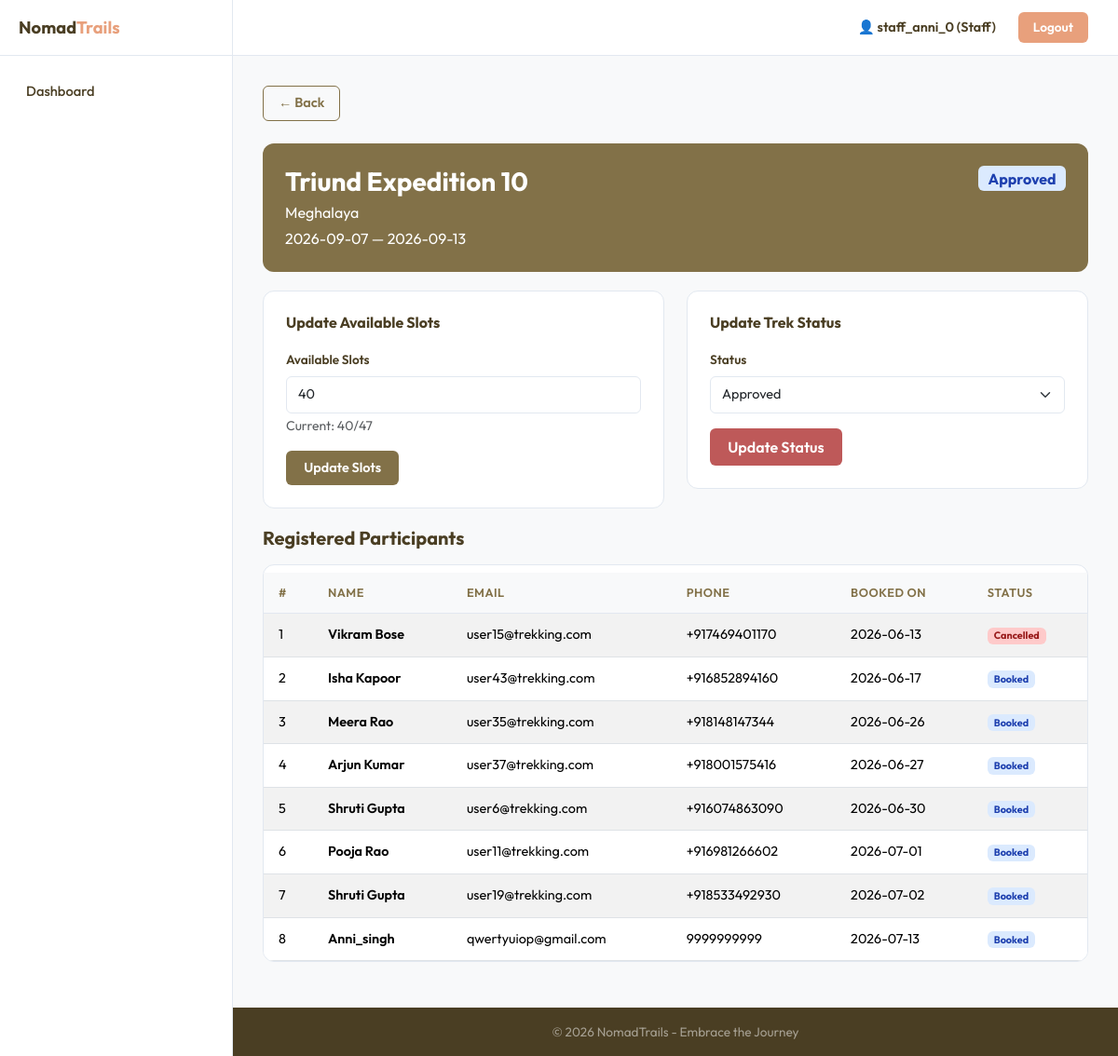
The page /staff/trek/10 (signed in) on the database its author committed.
### models.py (models this page shows, shortened)
class User(UserMixin, db.Model):
    __tablename__ = "users"
    id = db.Column(db.Integer, primary_key=True)
    username = db.Column(db.String(80), unique=True, nullable=False)
    email = db.Column(db.String(120), unique=True, nullable=False)
    password = db.Column(db.String(256), nullable=False)
    full_name = db.Column(db.String(120), nullable=False)
    phone = db.Column(db.String(20), default="")
    role = db.Column(db.String(10), nullable=False, default="user")  # admin, staff, user
    status = db.Column(db.String(15), nullable=False, default="active")  # active, blacklisted
    bio = db.Column(db.Text, default="")
    created_at = db.Column(db.DateTime, default=datetime.utcnow)
    bookings = db.relationship("Booking", backref="user", lazy=True)
    assigned_treks = db.relationship("Trek", backref="staff", lazy=True, foreign_keys="Trek.assigned_staff_id")

class Trek(db.Model):
    __tablename__ = "treks"
    id = db.Column(db.Integer, primary_key=True)
    name = db.Column(db.String(150), nullable=False)
    location = db.Column(db.String(150), nullable=False)
    difficulty = db.Column(db.String(10), nullable=False)  # Easy, Moderate, Hard
    duration_days = db.Column(db.Integer, nullable=False)
    total_slots = db.Column(db.Integer, nullable=False)
    available_slots = db.Column(db.Integer, nullable=False)
    assigned_staff_id = db.Column(db.Integer, db.ForeignKey("users.id"), nullable=True)
    status = db.Column(db.String(15), nullable=False, default="Pending")  # Pending, Approved, Open, Closed, Completed
    start_date = db.Column(db.String(20), nullable=True)
    end_date = db.Column(db.String(20), nullable=True)
    description = db.Column(db.Text, default="")
    price = db.Column(db.Float, default=0)
    altitude = db.Column(db.String(50), default="")
    created_at = db.Column(db.DateTime, default=datetime.utcnow)
    bookings = db.relationship("Booking", backref="trek", lazy=True)

class Booking(db.Model):
    __tablename__ = "bookings"
    id = db.Column(db.Integer, primary_key=True)
    user_id = db.Column(db.Integer, db.ForeignKey("users.id"), nullable=False)
    trek_id = db.Column(db.Integer, db.ForeignKey("treks.id"), nullable=False)
    booking_date = db.Column(db.DateTime, default=datetime.utcnow)
    status = db.Column(db.String(15), nullable=False, default="Booked")  # Booked, Cancelled, Completed
    notes = db.Column(db.Text, default="")

### routes/staff.py (the view, shortened to what this page needs)
@staff_controller.route("/trek/<int:tid>", methods=["GET", "POST"])
def staff_trek_detail(tid):
    if "user_id" not in session:
        flash("Please log in first.", "warning")
        return redirect(get_url("auth.index"))
    if session.get("role") != "staff":
        flash("Access denied.", "danger")
        return redirect(get_url("auth.index"))
    trek = db.session.query(Trek).filter_by(id=tid, assigned_staff_id=session["user_id"]).first()
    if not trek:
        flash("Trek not found or not assigned to you.", "danger")
        return redirect(get_url("staff.staff_dashboard"))
    participants = (
        db.session.query(Booking, User)
        .join(User, Booking.user_id == User.id)
        .filter(Booking.trek_id == tid)
        .order_by(Booking.booking_date).all()
    )
    return render("staff/trek_detail.html", trek=trek, participants=participants)

### app.py (called while the page is built)
@app.before_request
def before_request():
    g.user = None
    if "user_id" in session:
        g.user = db.session.query(User).get(session["user_id"])

### templates/staff/trek_detail.html (shortened to what this page needs)
{% extends "base.html" %}
{% block content %}
<div class="section-title-box">
  <a href="{{ url_for('staff.staff_dashboard') }}" class="btn btn-outline-custom btn-sm mb-2">← Back</a>
</div>
<div class="trek-detail-banner">
  <div class="d-flex justify-content-between align-items-start">
    <div>
      <h3>{{ trek.name }}</h3>
      <p class="mb-1">{{ trek.location }}</p>
      <p class="mb-0">{{ trek.start_date or 'TBD' }} — {{ trek.end_date or 'TBD' }}</p>
    </div>
    <span class="badge badge-{{ trek.status|lower }} fs-6">{{ trek.status }}</span>
  </div>
</div>
<div class="row g-4 mb-3 pb-1">
  <div class="col-md-6">
    <div class="input-panel">
      <h6 class="fw-bold mb-3">Update Available Slots</h6>
      <form method="POST" action="{{ url_for('staff.staff_trek_detail', tid=trek.id) }}">
        <div class="mb-3">
          <label class="form-label" for="available_slots">Available Slots</label>
          <input type="number" class="form-control" id="available_slots" name="available_slots"
                 value="{{ trek.available_slots }}" min="0" required>
          <small class="text-muted">Current: {{ trek.available_slots }}/{{ trek.total_slots }}</small>
        </div>
        <button type="submit" class="btn btn-primary-custom">Update Slots</button>
      </form>
    </div>
  </div>
  <div class="col-md-6">
    <div class="input-panel">
      <h6 class="fw-bold mb-3">Update Trek Status</h6>
      <form method="POST" action="{{ url_for('staff.staff_trek_detail', tid=trek.id) }}">
        <div class="mb-3">
          <label class="form-label" for="status">Status</label>
          <select class="form-select" id="status" name="status">
            {% for st in ['Pending','Approved','Open','Closed','Completed'] %}
            <option value="{{ st }}" {% if trek.status==st %}selected{% endif %}>{{ st }}</option>
            {% endfor %}
          </select>
        </div>
        <button type="submit" class="btn btn-accent">Update Status</button>
      </form>
    </div>
  </div>
</div>
<h5 class="fw-bold mb-3">Registered Participants</h5>
<div class="data-panel">
  <div class="table-responsive">
    <table class="table table-striped table-hover mt-2">
      <thead><tr><th>#</th><th>Name</th><th>Email</th><th>Phone</th><th>Booked On</th><th>Status</th></tr></thead>
      <tbody>
      {% for booking, user in participants %}
      <tr>
        <td>{{ loop.index }}</td>
        <td class="fw-semibold">{{ user.full_name }}</td>
        <td>{{ user.email }}</td>
        <td>{{ user.phone or '—' }}</td>
        <td>{{ booking.booking_date.strftime('%Y-%m-%d') if booking.booking_date else '-' }}</td>
        <td><span class="badge badge-{{ booking.status|lower }}">{{ booking.status }}</span></td>
      </tr>
      {% else %}
      <tr><td colspan="6" class="text-center text-muted py-4">No participants yet</td></tr>
      {% endfor %}
      </tbody>
    </table>
  </div>
</div>
{% endblock %}

### templates/base.html (shortened to what this page needs)
<!DOCTYPE html>
<html lang="en">
<head>
  <link href="https://cdn.jsdelivr.net/npm/bootstrap@5.3.3/dist/css/bootstrap.min.css" rel="stylesheet">
  <link href="/css/style.css" rel="stylesheet">
</head>
<body>
  {% if session.get('user_id') %}
  <div class="app-layout">
    <nav class="sidebar">
      <div class="sidebar-brand">
        <a href="{{ url_for('auth.index') }}">Nomad<span>Trails</span></a>
      </div>
      <ul class="sidebar-nav">
        {% if session.get('role') == 'admin' %}
        <li><a href="{{ url_for('admin.admin_dashboard') }}">Dashboard</a></li>
        <li><a href="{{ url_for('admin.admin_treks') }}">Treks</a></li>
        <li><a href="{{ url_for('admin.admin_staff') }}">Staff</a></li>
        <li><a href="{{ url_for('admin.admin_users') }}">Users</a></li>
        <li><a href="{{ url_for('admin.admin_bookings') }}">Bookings</a></li>
        {% elif session.get('role') == 'staff' %}
        <li><a href="{{ url_for('staff.staff_dashboard') }}">Dashboard</a></li>
        {% endif %}
      </ul>
    </nav>
    <div class="main-content">
      <header class="topbar">
        <span class="topbar-user">&#128100; {{ session.get('username','') }} ({{ session.get('role')|capitalize }})</span>
        <a class="btn-logout-side" href="{{ url_for('auth.logout') }}">Logout</a>
      </header>
  {% endif %}
      <div class="container content-wrapper">
        {% block content %}{% endblock %}
      </div>
      <footer class="footer {% if session.get('user_id') %}mt-auto{% endif %}">
        <div class="container">
          <p class="mb-0">&copy; 2026 NomadTrails - Embrace the Journey</p>
        </div>
      </footer>
  {% if session.get('user_id') %}
    </div>
  </div>
  {% endif %}
</body>
</html>

### rows shown on the page
User: get "staff_anni_0", get "Staff"
Trek: name "Triund Expedition 10", location "Meghalaya", start_date "2026-09-07", end_date "2026-09-13", status "Approved", available_slots "40", total_slots "47"
Booking: full_name "Vikram Bose", email "user15@trekking.com", phone "+917469401170", booking_date "2026-06-13", status "Cancelled"
Booking: full_name "Isha Kapoor", email "user43@trekking.com", phone "+916852894160", booking_date "2026-06-17", status "Booked"
Booking: full_name "Meera Rao", email "user35@trekking.com", phone "+918148147344", booking_date "2026-06-26", status "Booked"
Booking: full_name "Arjun Kumar", email "user37@trekking.com", phone "+918001575416", booking_date "2026-06-27", status "Booked"
Booking: full_name "Shruti Gupta", email "user6@trekking.com", phone "+916074863090", booking_date "2026-06-30", status "Booked"
Booking: full_name "Pooja Rao", email "user11@trekking.com", phone "+916981266602", booking_date "2026-07-01", status "Booked"
Booking: full_name "Shruti Gupta", email "user19@trekking.com", phone "+918533492930", booking_date "2026-07-02", status "Booked"
Booking: full_name "Anni_singh", email "qwertyuiop@gmail.com", phone "9999999999", booking_date "2026-07-13", status "Booked"
